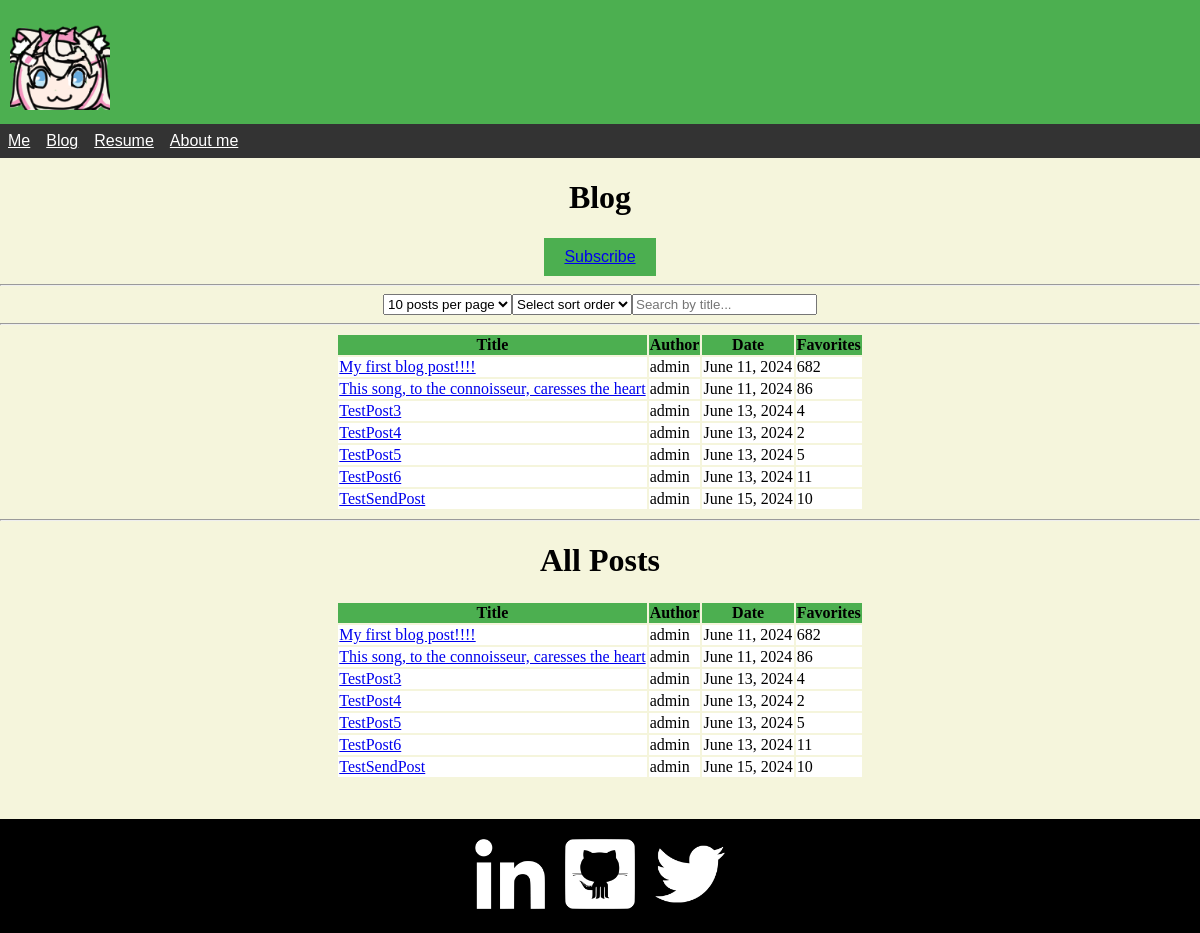
Screenshot of /blog/ with the database file from the repository.
### personal/models.py (models this page shows, shortened)
class Post(models.Model):
    title = models.CharField(max_length=255)
    author = models.ForeignKey(User, on_delete=models.CASCADE)
    date = models.DateField(auto_now_add=True)
    favorites = models.IntegerField(default=0)
    body = models.TextField()

### personal/views.py (the view)
# urls.py: path('blog/', blog_page_view.as_view(), name='blogpage'),
class blog_page_view(ListView):
    model = Post
    template_name = 'HTML/BlogPage.html'

### templates/HTML/BlogPage.html (shortened to what this page needs)
{% load static %}
<!DOCTYPE html>
<html>
  <head>
    <link rel="stylesheet" href="{% static 'CSS/styles.css' %}">
    <link rel="stylesheet" href="{% static 'CSS/styles_blogpage.css' %}">
  </head>
  <body>
    <header class="logo-header">
      <div class="logo-container">
        <a href="{% url 'landpage' %}">
          <img src="{% static 'img/mococo_.png' %}" alt="Logo" class="logo">
        </a>
      </div>
    </header>
    <div class="TopBar">
      <ul id="TopBarList">
        <li><a href="{% url 'landpage' %}">Me</a></li>
        <li><a href="{% url 'blogpage' %}">Blog</a></li>
        <li><a href="{% url 'resumepage' %}">Resume</a></li>
        <li><a href="{% url 'aboutmepage' %}">About me</a></li>
      </ul>
    </div>
    <div class="wrapper">
      <h1 class="BlogHeader">Blog</h1>
      <button class="subscribe-btn">
        <a href="{% url 'subscribeblog' %}">
          Subscribe
        </a>
      </button>
      <hr>
      <div class="select-container">
        <select id="posts-per-page">
          <option value="10" selected>10 posts per page</option>
        </select>
        <select id="sort-options">
          <option value="">Select sort order</option>
        </select>
        <input type="text" id="search-bar" placeholder="Search by title...">
      </div>
      <hr>
      <table class="PostsTable" id="main-table">
        <thead>
          <tr class="UpperPostTable">
            <th>Title</th>
            <th>Author</th>
            <th>Date</th>
            <th>Favorites</th>
          </tr>
        </thead>
        <tbody>
          {% for post in object_list %}
            <tr class="post-row">
              <td> <a href="{% url 'blogpost' post.pk %}"> {{ post.title }}</a> </td>
              <td>{{ post.author }}</td>
              <td>{{ post.date }}</td>
              <td>{{ post.favorites }}</td>
            </tr>
          {% endfor %}
        </tbody>
      </table>
      <hr>
      <h1 class="BlogHeader">All Posts</h1>
      <table class="PostsTable" id="all-posts-table">
        <thead>
          <tr class="UpperPostTable">
            <th>Title</th>
            <th>Author</th>
            <th>Date</th>
            <th>Favorites</th>
          </tr>
        </thead>
        <tbody>
          {% for post in object_list %}
            <tr class="post-row">
              <td> <a href="{% url 'blogpost' post.pk %}"> {{ post.title }}</a> </td>
              <td>{{ post.author }}</td>
              <td>{{ post.date }}</td>
              <td>{{ post.favorites }}</td>
            </tr>
          {% endfor %}
        </tbody>
      </table>
    </div>
    <footer>
      <a href="https://www.linkedin.com/in/joseph-núñez-solano-257623241" target="_blank" rel="noopener noreferrer">
        <img src="{% static 'img/linkedin-128.png' %}" alt="LinkedIn Logo" class="linkedin_logo">
      </a>
      <a href="https://github.com/Joesviel" target="_blank" rel="noopener noreferrer">
        <img src="{% static 'img/github-8-128.png' %}" alt="GitHub Logo" class="github_logo">
      </a>
      <a href="https://www.twitter.com" target="_blank" rel="noopener noreferrer">
        <img src="{% static 'img/twitter-128.png' %}" alt="Twitter Logo" class="twitter_logo">
      </a>
    </footer>
  </body>
</html>

### static/CSS/styles.css (style rules this page uses)
html, body { height: 100%; position: relative; margin: 0; padding: 0; background-color: beige; }
body { display: flex; flex-direction: column; }
.wrapper { margin: 0; margin-bottom: 40px; flex: 1; }
.logo-header { background-color: #4CAF50; padding: 10px; }
.logo-container .logo { max-width: 100px; height: auto; }
footer { background-color: black; width: 100%; padding: 20px 0; color: white; display: flex; justify-content: center; align-items: center; }
footer img { height: 70px; margin: 0 10px; }
#TopBarList { list-style-type: none; margin: 0; padding: 0; overflow: hidden; background-color: #333; }
li { float: left; }
li a { font-family: sans-serif; display: block; color: white; text-align: center; padding: 14px 16px; padding: 8px; }

### static/CSS/styles_blogpage.css (style rules this page uses)
.UpperPostTable { background-color: #4CAF50; }
tr { background-color: white; }
.BlogHeader { text-align: center; }
.PostsTable { margin-left: auto; margin-right: auto; }
.select-container { display: flex; justify-content: center; }
.subscribe-btn { background-color: #4CAF50; color: #ffffff; border: none; padding: 10px 20px; font-size: 16px; cursor: pointer; }
.subscribe-btn { display: block; margin: 0 auto; }

### rows the page displays
Post: title "My first blog post!!!!", author "admin", date "June 11, 2024", favorites "682"
Post: title "This song, to the connoisseur, caresses the heart", author "admin", date "June 11, 2024", favorites "86"
Post: title "TestPost3", author "admin", date "June 13, 2024", favorites "4"
Post: title "TestPost4", author "admin", date "June 13, 2024", favorites "2"
Post: title "TestPost5", author "admin", date "June 13, 2024", favorites "5"
Post: title "TestPost6", author "admin", date "June 13, 2024", favorites "11"
Post: title "TestSendPost", author "admin", date "June 15, 2024", favorites "10"
